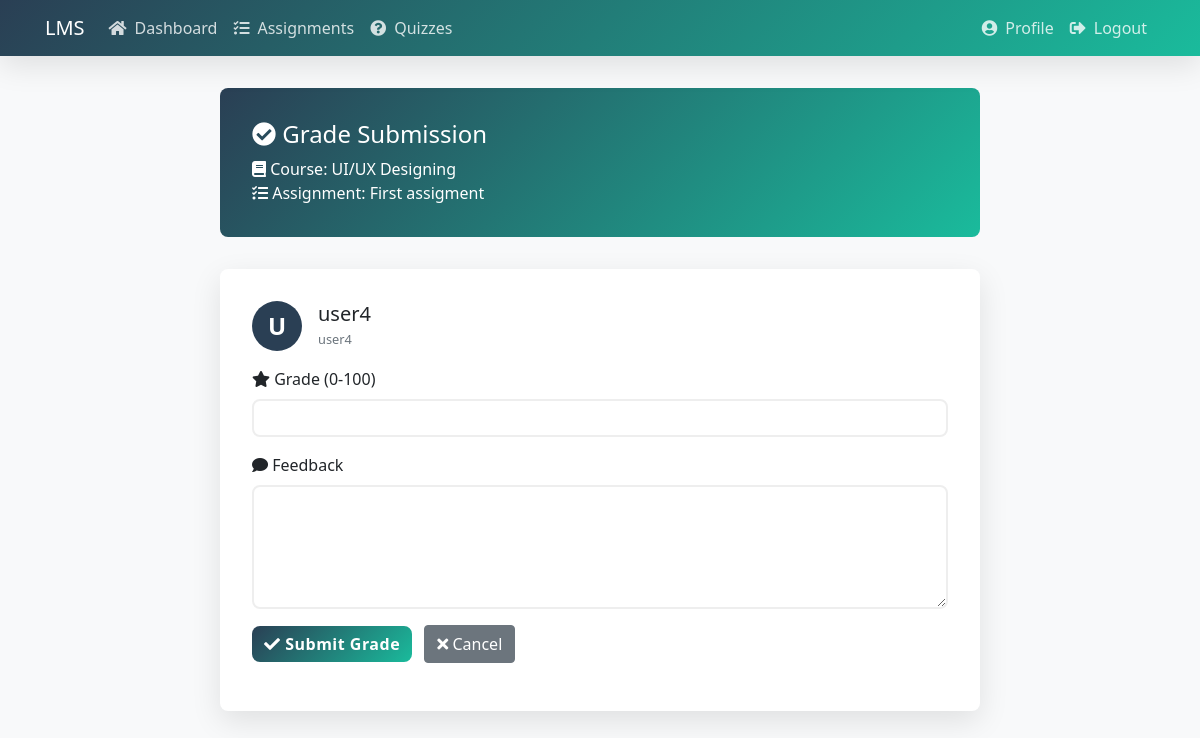
The page /grade_submission.php?id=12 (signed in) on the database its author committed.
### tables this page shows
CREATE TABLE IF NOT EXISTS `submissions` (
  `submission_id` int NOT NULL AUTO_INCREMENT,
  `assignment_id` int NOT NULL,
  `student_id` int NOT NULL,
  `file_path` varchar(255) DEFAULT NULL,
  `submitted_at` datetime NOT NULL DEFAULT CURRENT_TIMESTAMP,
  `grade` decimal(5,2) DEFAULT NULL,
  `feedback` text,
  PRIMARY KEY (`submission_id`),
  KEY `assignment_id` (`assignment_id`),
  KEY `student_id` (`student_id`),
  KEY `idx_submissions_time` (`submitted_at`)
);

CREATE TABLE IF NOT EXISTS `courses` (
  `course_id` int NOT NULL AUTO_INCREMENT,
  `title` varchar(150) NOT NULL,
  `description` text,
  `instructor_id` int NOT NULL,
  `created_at` timestamp NOT NULL DEFAULT CURRENT_TIMESTAMP,
  PRIMARY KEY (`course_id`),
  KEY `instructor_id` (`instructor_id`)
);

CREATE TABLE IF NOT EXISTS `assignments` (
  `assignment_id` int NOT NULL AUTO_INCREMENT,
  `course_id` int NOT NULL,
  `title` varchar(150) NOT NULL,
  `description` text,
  `due_date` datetime DEFAULT NULL,
  `created_at` timestamp NOT NULL DEFAULT CURRENT_TIMESTAMP,
  PRIMARY KEY (`assignment_id`),
  KEY `course_id` (`course_id`),
  KEY `idx_assignments_due` (`due_date`)
);

CREATE TABLE IF NOT EXISTS `users` (
  `user_id` int NOT NULL AUTO_INCREMENT,
  `username` varchar(50) NOT NULL,
  `email` varchar(100) NOT NULL,
  `password` varchar(255) NOT NULL,
  `role` enum('student','instructor','admin') NOT NULL DEFAULT 'student',
  `full_name` varchar(100) DEFAULT NULL,
  `created_at` timestamp NOT NULL DEFAULT CURRENT_TIMESTAMP,
  `reset_token` varchar(64) DEFAULT NULL,
  `reset_expires` datetime DEFAULT NULL,
  PRIMARY KEY (`user_id`),
  UNIQUE KEY `username` (`username`),
  UNIQUE KEY `email` (`email`)
);

### grade_submission.php (the view, shortened to what this page needs)
<?php
require_once "config/database.php";
$submission_id = (int)$_GET['id'];
$instructor_id = (int)$_SESSION["id"];
$sql = "SELECT s.*, a.title as assignment_title, c.title as course_title, c.instructor_id, u.full_name
        FROM submissions s
        JOIN assignments a ON s.assignment_id = a.assignment_id
        JOIN courses c ON a.course_id = c.course_id
        JOIN users u ON s.student_id = u.user_id
        WHERE s.submission_id = ? AND c.instructor_id = ?";
$stmt = mysqli_prepare($conn, $sql);
mysqli_stmt_bind_param($stmt, "ii", $submission_id, $instructor_id);
mysqli_stmt_execute($stmt);
$result = mysqli_stmt_get_result($stmt);
$submission = mysqli_fetch_assoc($result);
?>
<!DOCTYPE html>
<html lang="en">
<head>
    <link rel="stylesheet" href="https://stackpath.bootstrapcdn.com/bootstrap/4.5.2/css/bootstrap.min.css">
    <link rel="stylesheet" href="https://cdnjs.cloudflare.com/ajax/libs/font-awesome/5.15.4/css/all.min.css">
</head>
<body>
    <nav class="navbar navbar-expand-lg navbar-dark">
        <div class="container">
            <a class="navbar-brand" href="index.php">LMS</a>
            <div class="collapse navbar-collapse" id="navbarNav">
                <ul class="navbar-nav mr-auto">
                    <li class="nav-item">
                        <a class="nav-link" href="index.php">
                            <i class="fas fa-home"></i>Dashboard
                        </a>
                    </li>
                    <li class="nav-item">
                        <a class="nav-link" href="assignments.php">
                            <i class="fas fa-tasks"></i>Assignments
                        </a>
                    </li>
                    <li class="nav-item">
                        <a class="nav-link" href="quizzes.php">
                            <i class="fas fa-question-circle"></i>Quizzes
                        </a>
                    </li>
                </ul>
                <ul class="navbar-nav">
                    <li class="nav-item">
                        <a class="nav-link" href="profile.php">
                            <i class="fas fa-user-circle"></i>Profile
                        </a>
                    </li>
                    <li class="nav-item">
                        <a class="nav-link" href="logout.php">
                            <i class="fas fa-sign-out-alt"></i>Logout
                        </a>
                    </li>
                </ul>
            </div>
        </div>
    </nav>
    <div class="wrapper">
        <div class="grade-header">
            <h4><i class="fas fa-check-circle"></i> Grade Submission</h4>
            <p class="mb-0"><i class="fas fa-book"></i> Course: <?php echo htmlspecialchars($submission['course_title']); ?></p>
            <p class="mb-0"><i class="fas fa-tasks"></i> Assignment: <?php echo htmlspecialchars($submission['assignment_title']); ?></p>
        </div>
        <div class="grade-form">
            <div class="student-info">
                <div class="student-avatar">
                    <?php echo strtoupper(substr($submission['full_name'], 0, 1)); ?>
                </div>
                <div>
                    <h5 class="mb-0"><?php echo htmlspecialchars($submission['full_name']); ?></h5>
                    <small class="text-muted"><?php echo htmlspecialchars($submission['full_name']); ?></small>
                </div>
            </div>
            <form action="<?php echo htmlspecialchars($_SERVER["PHP_SELF"] . "?id=" . $submission_id); ?>" method="post">
                <div class="form-group">
                    <label><i class="fas fa-star"></i> Grade (0-100)</label>
                    <input type="number" name="grade" class="form-control <?php echo (!empty($grade_err)) ? 'is-invalid' : ''; ?>"
                           value="<?php echo isset($grade) ? $grade : (isset($submission['grade']) ? $submission['grade'] : ''); ?>"
                           min="0" max="100" step="0.1" required>
                </div>
                <div class="form-group">
                    <label><i class="fas fa-comment"></i> Feedback</label>
                    <textarea name="feedback" class="form-control" rows="4"><?php echo isset($feedback) ? $feedback : (isset($submission['feedback']) ? $submission['feedback'] : ''); ?></textarea>
                </div>
                <div class="form-group">
                    <button type="submit" class="btn btn-primary">
                        <i class="fas fa-check"></i> <?php echo isset($submission['grade']) ? 'Update Grade' : 'Submit Grade'; ?>
                    </button>
                    <a href="view_submissions.php?id=<?php echo $submission['assignment_id']; ?>" class="btn btn-secondary ml-2">
                        <i class="fas fa-times"></i> Cancel
                    </a>
                </div>
            </form>
        </div>
    </div>
</body>
</html>

### grade_submission.php (style rules this page uses)
:root { --primary-color: #2A3F54; --secondary-color: #1ABB9C; --border-radius: 8px; --box-shadow: 0 10px 30px rgba(0,0,0,0.1); --transition: all 0.3s ease; }
body { font-family: 'Segoe UI', system-ui, -apple-system, sans-serif; background: #f8f9fa; }
.navbar { background: linear-gradient(135deg, var(--primary-color), var(--secondary-color)) !important; box-shadow: var(--box-shadow); }
.wrapper { max-width: 800px; margin: 2rem auto; padding: 0 20px; }
.grade-header { background: linear-gradient(135deg, var(--primary-color), var(--secondary-color)); color: white; padding: 2rem; border-radius: var(--border-radius); margin-bottom: 2rem; }
.grade-form { background: white; padding: 2rem; border-radius: var(--border-radius); box-shadow: var(--box-shadow); }
.form-control { border: 2px solid #eee; border-radius: var(--border-radius); padding: 0.75rem; transition: var(--transition); }
.btn-primary { background: linear-gradient(135deg, var(--primary-color), var(--secondary-color)); border: none; border-radius: var(--border-radius); font-weight: 600; letter-spacing: 0.5px; transition: var(--transition); }
.nav-link { color: rgba(255,255,255,0.8) !important; transition: var(--transition); display: flex; align-items: center; gap: 8px; }
.student-info { display: flex; align-items: center; gap: 1rem; margin-bottom: 1rem; }
.student-avatar { width: 50px; height: 50px; border-radius: 50%; background: var(--primary-color); color: white; display: flex; align-items: center; justify-content: center; font-size: 1.5rem; font-weight: 700; }

### rows shown on the page
submissions: courses.title "UI/UX Designing", assignment.title "First assigment", student.full_name "U", student.full_name "user4"
